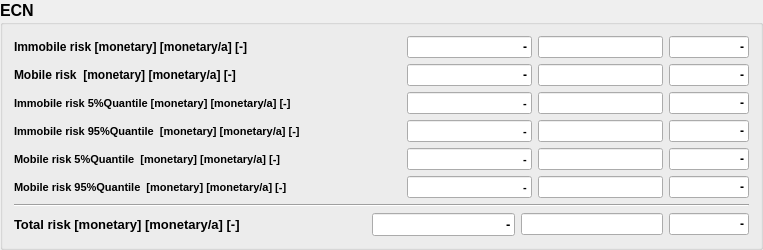
        <widget class="QGroupBox" name="groupBox_ecn">
         <property name="minimumSize">
          <size>
           <width>700</width>
           <height>0</height>
          </size>
         </property>
         <property name="maximumSize">
          <size>
           <width>800</width>
           <height>16777215</height>
          </size>
         </property>
         <property name="font">
          <font>
           <family>Arial</family>
           <pointsize>12</pointsize>
           <weight>75</weight>
           <bold>true</bold>
          </font>
         </property>
         <property name="toolTip">
          <string/>
         </property>
         <property name="title">
          <string>ECN</string>
         </property>
         <property name="flat">
          <bool>true</bool>
         </property>
         <layout class="QVBoxLayout" name="verticalLayout">
          <item>
           <layout class="QGridLayout" name="gridLayout">
            <item row="4" column="0">
             <widget class="QLabel" name="label_2">
              <property name="font">
               <font>
                <family>Arial</family>
                <pointsize>9</pointsize>
               </font>
              </property>
              <property name="text">
               <string>Mobile risk  [monetary] [monetary/a] [-]     </string>
              </property>
             </widget>
            </item>
            <item row="4" column="1">
             <widget class="QLineEdit" name="lineEdit_mobil">
              <property name="minimumSize">
               <size>
                <width>90</width>
                <height>0</height>
               </size>
              </property>
              <property name="font">
               <font>
                <pointsize>9</pointsize>
               </font>
              </property>
              <property name="toolTip">
               <string>Risk without HYD-boundary probability [...]</string>
              </property>
              <property name="text">
               <string>-</string>
              </property>
              <property name="alignment">
               <set>Qt::AlignRight|Qt::AlignTrailing|Qt::AlignVCenter</set>
              </property>
              <property name="readOnly">
               <bool>true</bool>
              </property>
             </widget>
            </item>
            <item row="4" column="2">
             <widget class="QLineEdit" name="lineEdit_mobil_hyd">
              <property name="minimumSize">
               <size>
                <width>90</width>
                <height>0</height>
               </size>
              </property>
              <property name="font">
               <font>
                <pointsize>9</pointsize>
               </font>
              </property>
              <property name="toolTip">
               <string>Risk with HYD-boundary probability [.../a]</string>
              </property>
              <property name="alignment">
               <set>Qt::AlignRight|Qt::AlignTrailing|Qt::AlignVCenter</set>
              </property>
              <property name="readOnly">
               <bool>true</bool>
              </property>
             </widget>
            </item>
            <item row="4" column="3">
             <widget class="QLineEdit" name="lineEdit_mobil_fac">
              <property name="minimumSize">
               <size>
                <width>80</width>
                <height>0</height>
               </size>
              </property>
              <property name="maximumSize">
               <size>
                <width>80</width>
                <height>16777215</height>
               </size>
              </property>
              <property name="font">
               <font>
                <pointsize>9</pointsize>
               </font>
              </property>
              <property name="toolTip">
               <string>Risk factor [-]</string>
              </property>
              <property name="text">
               <string>-</string>
              </property>
              <property name="alignment">
               <set>Qt::AlignRight|Qt::AlignTrailing|Qt::AlignVCenter</set>
              </property>
              <property name="readOnly">
               <bool>true</bool>
              </property>
             </widget>
            </item>
            <item row="5" column="0">
             <widget class="QLabel" name="label_4">
              <property name="font">
               <font>
                <family>Arial</family>
                <pointsize>8</pointsize>
               </font>
              </property>
              <property name="text">
               <string>Immobile risk 5%Quantile [monetary] [monetary/a] [-]  </string>
              </property>
             </widget>
            </item>
            <item row="5" column="1">
             <widget class="QLineEdit" name="lineEdit_immobil_5">
              <property name="minimumSize">
               <size>
                <width>90</width>
                <height>0</height>
               </size>
              </property>
              <property name="font">
               <font>
                <pointsize>8</pointsize>
               </font>
              </property>
              <property name="toolTip">
               <string>Risk without HYD-boundary probability [...]</string>
              </property>
              <property name="text">
               <string>-</string>
              </property>
              <property name="alignment">
               <set>Qt::AlignRight|Qt::AlignTrailing|Qt::AlignVCenter</set>
              </property>
              <property name="readOnly">
               <bool>true</bool>
              </property>
             </widget>
            </item>
            <item row="5" column="2">
             <widget class="QLineEdit" name="lineEdit_immobil_5_hyd">
              <property name="minimumSize">
               <size>
                <width>90</width>
                <height>0</height>
               </size>
              </property>
              <property name="font">
               <font>
                <pointsize>9</pointsize>
               </font>
              </property>
              <property name="toolTip">
               <string>Risk with HYD-boundary probability [.../a]</string>
              </property>
              <property name="alignment">
               <set>Qt::AlignRight|Qt::AlignTrailing|Qt::AlignVCenter</set>
              </property>
              <property name="readOnly">
               <bool>true</bool>
              </property>
             </widget>
            </item>
            <item row="5" column="3">
             <widget class="QLineEdit" name="lineEdit_immobil_5_fac">
              <property name="minimumSize">
               <size>
                <width>80</width>
                <height>0</height>
               </size>
              </property>
              <property name="maximumSize">
               <size>
                <width>80</width>
                <height>16777215</height>
               </size>
              </property>
              <property name="font">
               <font>
                <pointsize>9</pointsize>
               </font>
              </property>
              <property name="toolTip">
               <string>Risk factor [-]</string>
              </property>
              <property name="text">
               <string>-</string>
              </property>
              <property name="alignment">
               <set>Qt::AlignRight|Qt::AlignTrailing|Qt::AlignVCenter</set>
              </property>
              <property name="readOnly">
               <bool>true</bool>
              </property>
             </widget>
            </item>
            <item row="6" column="0">
             <widget class="QLabel" name="label_5">
              <property name="font">
               <font>
                <family>Arial</family>
                <pointsize>8</pointsize>
               </font>
              </property>
              <property name="text">
               <string>Immobile risk 95%Quantile  [monetary] [monetary/a] [-]     </string>
              </property>
             </widget>
            </item>
            <item row="6" column="1">
             <widget class="QLineEdit" name="lineEdit_immobil_95">
              <property name="minimumSize">
               <size>
                <width>90</width>
                <height>0</height>
               </size>
              </property>
              <property name="font">
               <font>
                <pointsize>8</pointsize>
               </font>
              </property>
              <property name="toolTip">
               <string>Risk without HYD-boundary probability [...]</string>
              </property>
              <property name="text">
               <string>-</string>
              </property>
              <property name="alignment">
               <set>Qt::AlignRight|Qt::AlignTrailing|Qt::AlignVCenter</set>
              </property>
              <property name="readOnly">
               <bool>true</bool>
              </property>
             </widget>
            </item>
            <item row="6" column="2">
             <widget class="QLineEdit" name="lineEdit_immobil_95_hyd">
              <property name="minimumSize">
               <size>
                <width>90</width>
                <height>0</height>
               </size>
              </property>
              <property name="font">
               <font>
                <pointsize>9</pointsize>
               </font>
              </property>
              <property name="toolTip">
               <string>Risk with HYD-boundary probability [.../a]</string>
              </property>
              <property name="alignment">
               <set>Qt::AlignRight|Qt::AlignTrailing|Qt::AlignVCenter</set>
              </property>
              <property name="readOnly">
               <bool>true</bool>
              </property>
             </widget>
            </item>
            <item row="6" column="3">
             <widget class="QLineEdit" name="lineEdit_immobil_95_fac">
              <property name="minimumSize">
               <size>
                <width>80</width>
                <height>0</height>
               </size>
              </property>
              <property name="maximumSize">
               <size>
                <width>80</width>
                <height>16777215</height>
               </size>
              </property>
              <property name="font">
               <font>
                <pointsize>9</pointsize>
               </font>
              </property>
              <property name="toolTip">
               <string>Risk factor [-]</string>
              </property>
              <property name="text">
               <string>-</string>
              </property>
              <property name="alignment">
               <set>Qt::AlignRight|Qt::AlignTrailing|Qt::AlignVCenter</set>
              </property>
              <property name="readOnly">
               <bool>true</bool>
              </property>
             </widget>
            </item>
            <item row="7" column="0">
             <widget class="QLabel" name="label_6">
              <property name="font">
               <font>
                <family>Arial</family>
                <pointsize>8</pointsize>
               </font>
              </property>
              <property name="text">
               <string>Mobile risk 5%Quantile  [monetary] [monetary/a] [-]     </string>
              </property>
             </widget>
            </item>
            <item row="7" column="1">
             <widget class="QLineEdit" name="lineEdit_mobil_5">
              <property name="minimumSize">
               <size>
                <width>90</width>
                <height>0</height>
               </size>
              </property>
              <property name="font">
               <font>
                <pointsize>8</pointsize>
               </font>
              </property>
              <property name="toolTip">
               <string>Risk without HYD-boundary probability [...]</string>
              </property>
              <property name="text">
               <string>-</string>
              </property>
              <property name="alignment">
               <set>Qt::AlignRight|Qt::AlignTrailing|Qt::AlignVCenter</set>
              </property>
              <property name="readOnly">
               <bool>true</bool>
              </property>
             </widget>
            </item>
            <item row="7" column="2">
             <widget class="QLineEdit" name="lineEdit_mobil_5_hyd">
              <property name="minimumSize">
               <size>
                <width>90</width>
                <height>0</height>
               </size>
              </property>
              <property name="font">
               <font>
                <pointsize>9</pointsize>
               </font>
              </property>
              <property name="toolTip">
               <string>Risk with HYD-boundary probability [.../a]</string>
              </property>
              <property name="alignment">
               <set>Qt::AlignRight|Qt::AlignTrailing|Qt::AlignVCenter</set>
              </property>
              <property name="readOnly">
               <bool>true</bool>
              </property>
             </widget>
            </item>
            <item row="7" column="3">
             <widget class="QLineEdit" name="lineEdit_mobil_5_fac">
              <property name="minimumSize">
               <size>
                <width>80</width>
                <height>0</height>
               </size>
              </property>
              <property name="maximumSize">
               <size>
                <width>80</width>
                <height>16777215</height>
               </size>
              </property>
              <property name="font">
               <font>
                <pointsize>9</pointsize>
               </font>
              </property>
              <property name="toolTip">
               <string>Risk factor [-]</string>
              </property>
              <property name="text">
               <string>-</string>
              </property>
              <property name="alignment">
               <set>Qt::AlignRight|Qt::AlignTrailing|Qt::AlignVCenter</set>
              </property>
              <property name="readOnly">
               <bool>true</bool>
              </property>
             </widget>
            </item>
            <item row="8" column="0">
             <widget class="QLabel" name="label_7">
              <property name="font">
               <font>
                <family>Arial</family>
                <pointsize>8</pointsize>
               </font>
              </property>
              <property name="text">
               <string>Mobile risk 95%Quantile  [monetary] [monetary/a] [-]     </string>
              </property>
             </widget>
            </item>
            <item row="8" column="1">
             <widget class="QLineEdit" name="lineEdit_mobil_95">
              <property name="minimumSize">
               <size>
                <width>90</width>
                <height>0</height>
               </size>
              </property>
              <property name="font">
               <font>
                <pointsize>8</pointsize>
               </font>
              </property>
              <property name="toolTip">
               <string>Risk without HYD-boundary probability [...]</string>
              </property>
              <property name="text">
               <string>-</string>
              </property>
              <property name="alignment">
               <set>Qt::AlignRight|Qt::AlignTrailing|Qt::AlignVCenter</set>
              </property>
              <property name="readOnly">
               <bool>true</bool>
              </property>
             </widget>
            </item>
            <item row="8" column="2">
             <widget class="QLineEdit" name="lineEdit_mobil_95_hyd">
              <property name="minimumSize">
               <size>
                <width>90</width>
                <height>0</height>
               </size>
              </property>
              <property name="font">
               <font>
                <pointsize>9</pointsize>
               </font>
              </property>
              <property name="toolTip">
               <string>Risk with HYD-boundary probability [.../a]</string>
              </property>
              <property name="alignment">
               <set>Qt::AlignRight|Qt::AlignTrailing|Qt::AlignVCenter</set>
              </property>
              <property name="readOnly">
               <bool>true</bool>
              </property>
             </widget>
            </item>
            <item row="8" column="3">
             <widget class="QLineEdit" name="lineEdit_mobil_95_fac">
              <property name="minimumSize">
               <size>
                <width>80</width>
                <height>0</height>
               </size>
              </property>
              <property name="maximumSize">
               <size>
                <width>80</width>
                <height>16777215</height>
               </size>
              </property>
              <property name="font">
               <font>
                <pointsize>9</pointsize>
               </font>
              </property>
              <property name="toolTip">
               <string>Risk factor [-]</string>
              </property>
              <property name="text">
               <string>-</string>
              </property>
              <property name="alignment">
               <set>Qt::AlignRight|Qt::AlignTrailing|Qt::AlignVCenter</set>
              </property>
              <property name="readOnly">
               <bool>true</bool>
              </property>
             </widget>
            </item>
            <item row="2" column="1">
             <widget class="QLineEdit" name="lineEdit_immobil">
              <property name="minimumSize">
               <size>
                <width>90</width>
                <height>0</height>
               </size>
              </property>
              <property name="font">
               <font>
                <pointsize>9</pointsize>
               </font>
              </property>
              <property name="toolTip">
               <string>Risk without HYD-boundary probability [...]</string>
              </property>
              <property name="text">
               <string>-</string>
              </property>
              <property name="alignment">
               <set>Qt::AlignRight|Qt::AlignTrailing|Qt::AlignVCenter</set>
              </property>
              <property name="readOnly">
               <bool>true</bool>
              </property>
             </widget>
            </item>
            <item row="2" column="0">
             <widget class="QLabel" name="label">
              <property name="font">
               <font>
                <family>Arial</family>
                <pointsize>9</pointsize>
               </font>
              </property>
              <property name="text">
               <string>Immobile risk [monetary] [monetary/a] [-]                                              </string>
              </property>
             </widget>
            </item>
            <item row="2" column="2">
             <widget class="QLineEdit" name="lineEdit_immobil_hyd">
              <property name="minimumSize">
               <size>
                <width>90</width>
                <height>0</height>
               </size>
              </property>
              <property name="font">
               <font>
                <pointsize>9</pointsize>
               </font>
              </property>
              <property name="toolTip">
               <string>Risk with HYD-boundary probability [.../a]</string>
              </property>
              <property name="alignment">
               <set>Qt::AlignRight|Qt::AlignTrailing|Qt::AlignVCenter</set>
              </property>
              <property name="readOnly">
               <bool>true</bool>
              </property>
             </widget>
            </item>
            <item row="2" column="3">
             <widget class="QLineEdit" name="lineEdit_immobil_fac">
              <property name="minimumSize">
               <size>
                <width>80</width>
                <height>0</height>
               </size>
              </property>
              <property name="maximumSize">
               <size>
                <width>80</width>
                <height>16777215</height>
               </size>
              </property>
              <property name="font">
               <font>
                <pointsize>9</pointsize>
               </font>
              </property>
              <property name="toolTip">
               <string>Risk factor [-]</string>
              </property>
              <property name="text">
               <string>-</string>
              </property>
              <property name="alignment">
               <set>Qt::AlignRight|Qt::AlignTrailing|Qt::AlignVCenter</set>
              </property>
              <property name="readOnly">
               <bool>true</bool>
              </property>
             </widget>
            </item>
           </layout>
          </item>
          <item>
           <widget class="Line" name="line">
            <property name="orientation">
             <enum>Qt::Horizontal</enum>
            </property>
           </widget>
          </item>
          <item>
           <layout class="QHBoxLayout" name="horizontalLayout">
            <item>
             <widget class="QLabel" name="label_3">
              <property name="font">
               <font>
                <family>Arial</family>
                <pointsize>10</pointsize>
               </font>
              </property>
              <property name="text">
               <string>Total risk [monetary] [monetary/a] [-]                                   </string>
              </property>
             </widget>
            </item>
            <item>
             <widget class="QLineEdit" name="lineEdit_total_ecn">
              <property name="minimumSize">
               <size>
                <width>90</width>
                <height>0</height>
               </size>
              </property>
              <property name="maximumSize">
               <size>
                <width>16777215</width>
                <height>16777215</height>
               </size>
              </property>
              <property name="font">
               <font>
                <pointsize>10</pointsize>
               </font>
              </property>
              <property name="toolTip">
               <string>Risk without HYD-boundary probability [...]</string>
              </property>
              <property name="text">
               <string>-</string>
              </property>
              <property name="alignment">
               <set>Qt::AlignRight|Qt::AlignTrailing|Qt::AlignVCenter</set>
              </property>
              <property name="readOnly">
               <bool>true</bool>
              </property>
             </widget>
            </item>
            <item>
             <widget class="QLineEdit" name="lineEdit_total_ecn_hyd">
              <property name="minimumSize">
               <size>
                <width>90</width>
                <height>0</height>
               </size>
              </property>
              <property name="font">
               <font>
                <pointsize>9</pointsize>
               </font>
              </property>
              <property name="toolTip">
               <string>Risk with HYD-boundary probability [.../a]</string>
              </property>
              <property name="alignment">
               <set>Qt::AlignRight|Qt::AlignTrailing|Qt::AlignVCenter</set>
              </property>
              <property name="readOnly">
               <bool>true</bool>
              </property>
             </widget>
            </item>
            <item>
             <widget class="QLineEdit" name="lineEdit_total_ecn_fac">
              <property name="minimumSize">
               <size>
                <width>80</width>
                <height>0</height>
               </size>
              </property>
              <property name="maximumSize">
               <size>
                <width>80</width>
                <height>16777215</height>
               </size>
              </property>
              <property name="font">
               <font>
                <pointsize>9</pointsize>
               </font>
              </property>
              <property name="toolTip">
               <string>Risk factor [-]</string>
              </property>
              <property name="text">
               <string>-</string>
              </property>
              <property name="alignment">
               <set>Qt::AlignRight|Qt::AlignTrailing|Qt::AlignVCenter</set>
              </property>
              <property name="readOnly">
               <bool>true</bool>
              </property>
             </widget>
            </item>
           </layout>
          </item>
         </layout>
        </widget>
